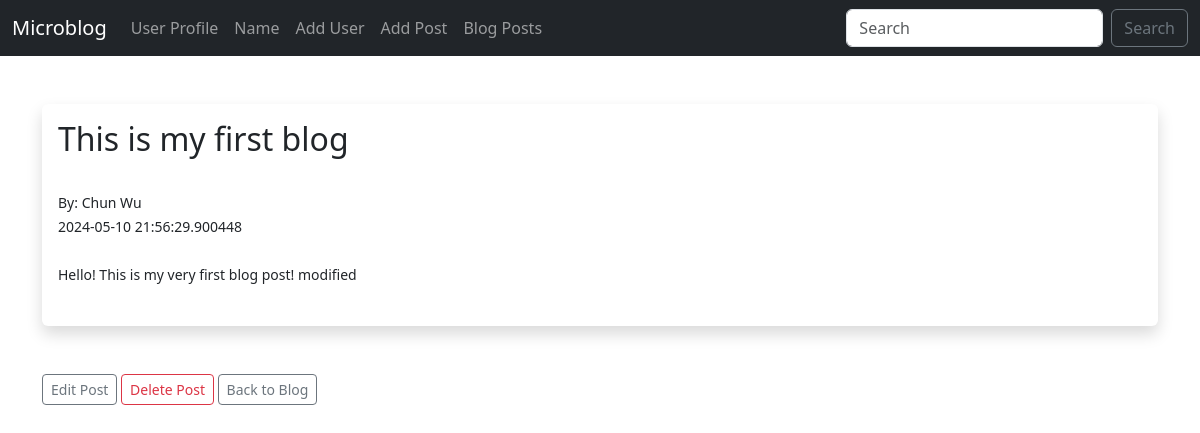
/posts/1, run on the app's committed database.
### app/models.py (models this page shows)
class Post(db.Model):
    id = db.Column(db.Integer, primary_key=True)
    title = db.Column(db.String(255))
    content = db.Column(db.Text)
    author = db.Column(db.String(255))
    date_posted = db.Column(db.DateTime, default=datetime.utcnow)
    slug = db.Column(db.String(255))

### app/routes.py (the view)
@app.route("/posts/<int:id>")
def post(id):
    post = Post.query.get_or_404(id)
    return render_template("post.html", post=post)

### app/templates/post.html (shortened to what this page needs)
{% extends "base.html" %}
{% block content %}
<br />
<div class="shadow p-3 mb-5 bg-body rounded">
    <h2>{{ post.title }}</h2><br />
    <small>By: {{ post.author }}<br/>
    {{ post.date_posted }}<br /><br />
    {{ post.content }}<br /><br />
</div>
<a href="{{ url_for("edit_post", id=post.id)}}" class="btn btn-outline-secondary btn-sm">Edit Post</a>
<a href="{{ url_for("delete_post", id=post.id)}}" class="btn btn-outline-danger btn-sm">Delete Post</a>
<a href="{{ url_for("posts")}}" class="btn btn-outline-secondary btn-sm">Back to Blog</a>
{% endblock %}

### data on the page
Post: title "This is my first blog", author "Chun Wu", date_posted "2024-05-10 21:56:29.900448", content "Hello! This is my very first blog post! modified"
